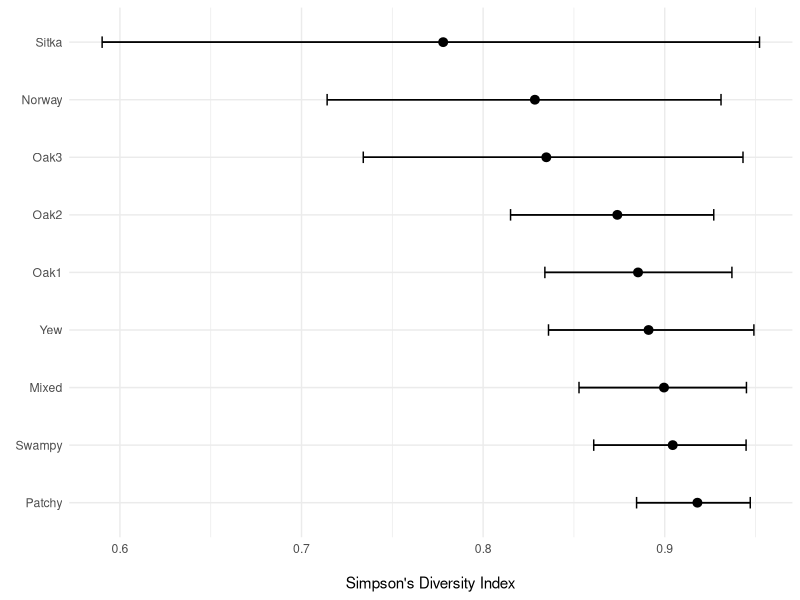
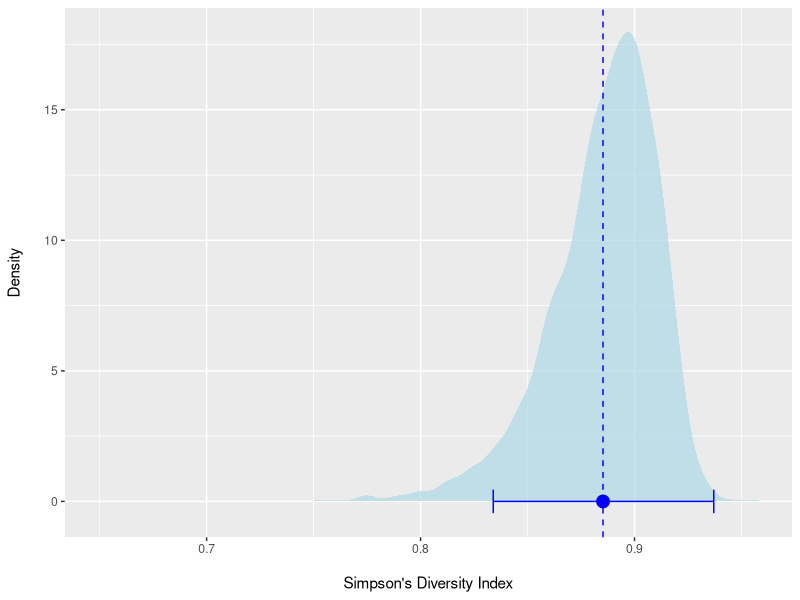
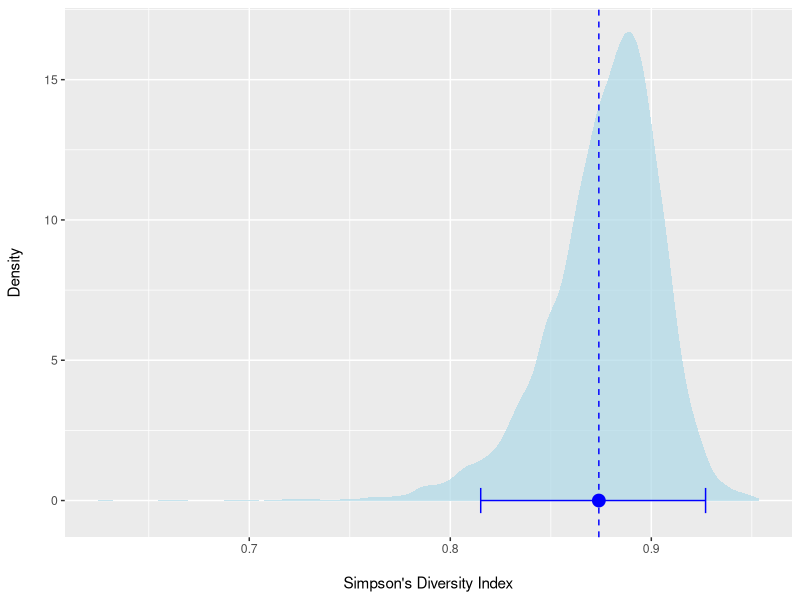
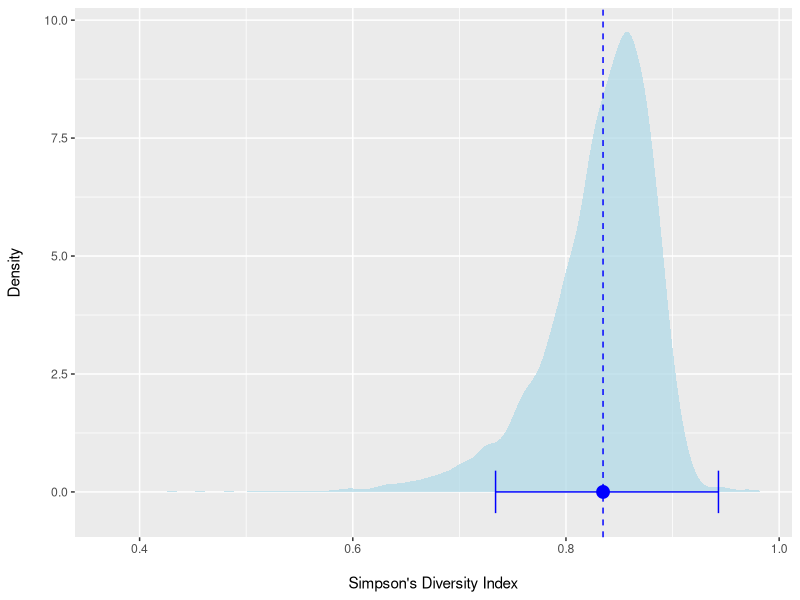
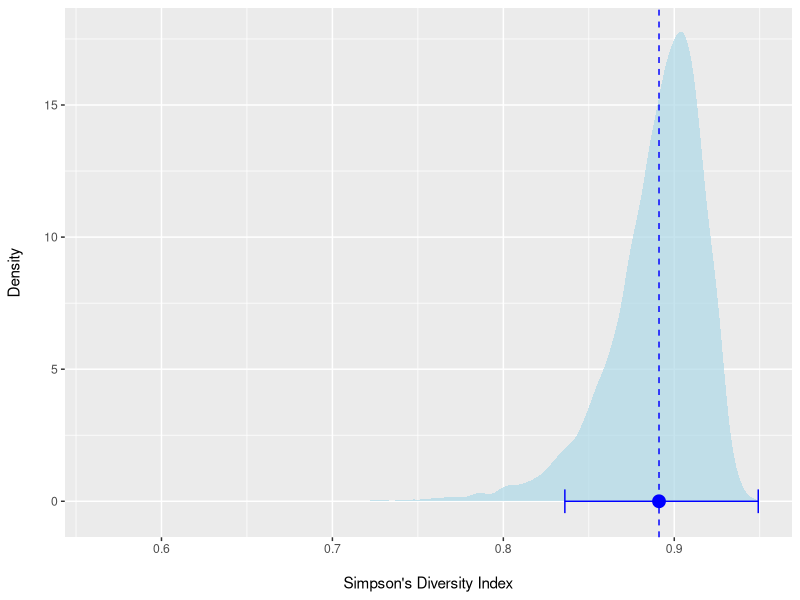
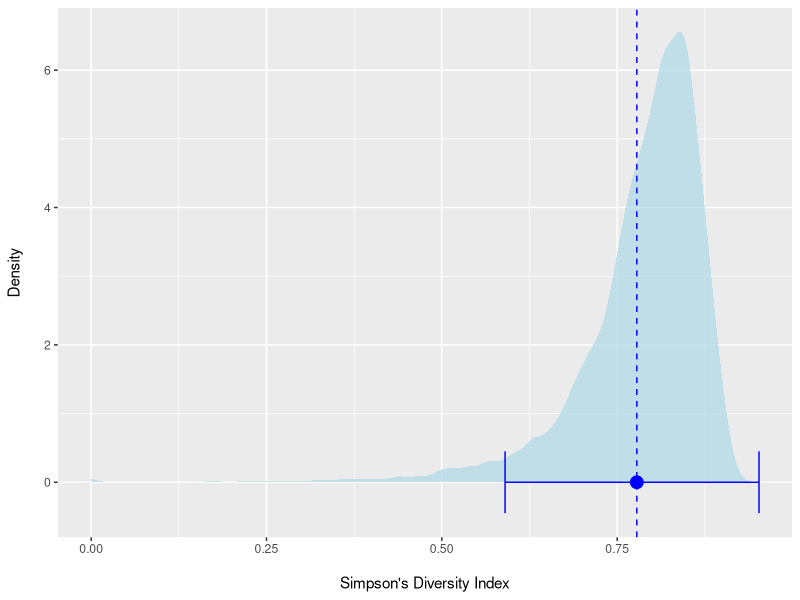
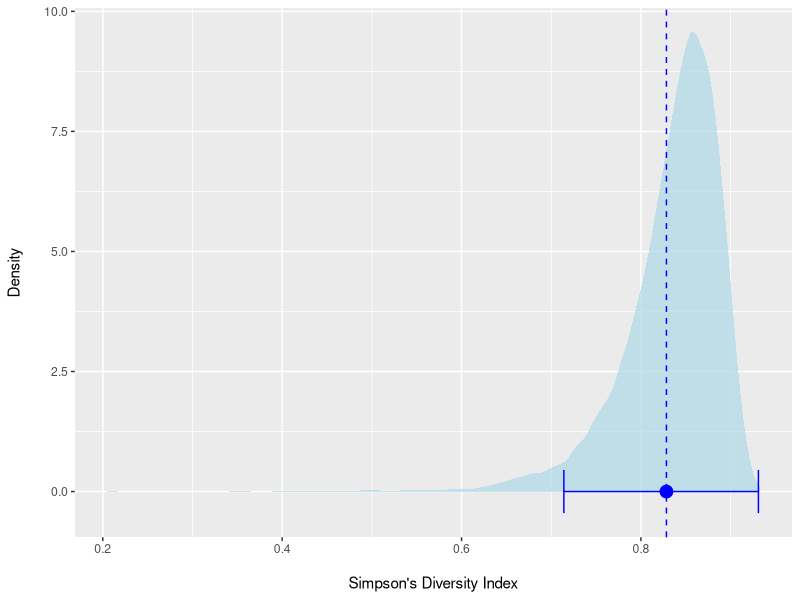
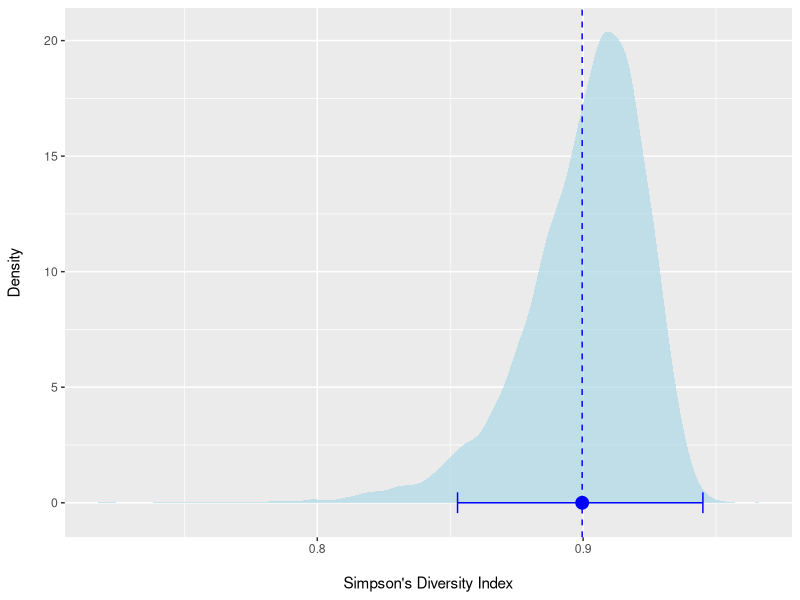

Source code (R) for these figures, in order:
## ---- chunk 1
knitr::opts_chunk$set(echo = T, message=F, warning=F)
## ---- chunk 2
library(boot)
library(tidyverse)

birds <- read_csv("Data/KillarneyBirds.csv")
## ---- chunk 3
# Simpson's Diversity Index Function Bootstrapping
sdiBootFunc <- function(x, indicies) {
  y <- x[indicies]
  N <- sum(y)
  D <- 1 - sum(y*(y-1)) / (N*(N-1))
  D
}

# Single Variable Bootstrapping using boot()
sdiOakBoot <- boot(birds$Oak1, sdiBootFunc, R=1e4)
## ---- chunk 4
# Multi-Variable Function Bootstrapping
results <- lapply(birds[-1],  boot, statistic = sdiBootFunc, R = 1e4) # calculates SDI for each habitat, drops species column
results.ci <- lapply(results, boot.ci, type = "norm") # calculates normal confidence intervals for each habitat
## ---- chunk 5
results.df <- data.frame(row.names = 1:9,
                         Habitat = names(results),
                         SDI = round(sapply(results, function(x) x$t0),4),
                         CI.lower = round(sapply(results.ci, function(x) x$normal[2]),4),
                         CI.upper = round(sapply(results.ci, function(x) x$normal[3]),4))

ggplot(data = results.df, mapping = aes(x=SDI,y=reorder(Habitat,-SDI), xmin = CI.lower, xmax = CI.upper)) +
  geom_errorbar(width = 0.2) +
  geom_pointrange() +
  labs(x="\nSimpson's Diversity Index",y=element_blank()) +
  theme_minimal()
## ---- chunk 6
# Habitat counts
birds.tally <- birds %>%
  summarize_each(Oak1:Swampy, fun = sum) %>%
  gather(key = Habitat, value = Count) %>%
  arrange(Count)

kableExtra::kable(birds.tally)
## ---- chunk 7
ggplot() + geom_density(mapping=aes(x=results$Oak1$t),
                        fill="lightblue",color=NA,alpha=0.7) + 
  geom_vline(xintercept = results$Oak1$t0,color="blue",linetype="dashed") +
  labs(x="\nSimpson's Diversity Index",y="Density\n") +
  geom_errorbarh(mapping=aes(xmin=results.ci$Oak1$normal[2],
                             xmax=results.ci$Oak1$normal[3],
                             y=0),
                 color="blue") +
  geom_point(mapping=aes(x = results$Oak1$t0,y=0),
             color="blue",size=4)
## ---- chunk 8
ggplot() + geom_density(mapping=aes(x=results$Oak2$t),
                        fill="lightblue",color=NA,alpha=0.7) + 
  geom_vline(xintercept = results$Oak2$t0,color="blue",linetype="dashed") +
  labs(x="\nSimpson's Diversity Index",y="Density\n") +
  geom_errorbarh(mapping=aes(xmin=results.ci$Oak2$normal[2],
                             xmax=results.ci$Oak2$normal[3],
                             y=0),
                 color="blue") +
  geom_point(mapping=aes(x = results$Oak2$t0,y=0),
             color="blue",size=4)
## ---- chunk 9
ggplot() + geom_density(mapping=aes(x=results$Oak3$t),
                        fill="lightblue",color=NA,alpha=0.7) + 
  geom_vline(xintercept = results$Oak3$t0,color="blue",linetype="dashed") +
  labs(x="\nSimpson's Diversity Index",y="Density\n") +
  geom_errorbarh(mapping=aes(xmin=results.ci$Oak3$normal[2],
                             xmax=results.ci$Oak3$normal[3],
                             y=0),
                 color="blue") +
  geom_point(mapping=aes(x = results$Oak3$t0,y=0),
             color="blue",size=4)
## ---- chunk 10
ggplot() + geom_density(mapping=aes(x=results$Yew$t),
                        fill="lightblue",color=NA,alpha=0.7) + 
  geom_vline(xintercept = results$Yew$t0,color="blue",linetype="dashed") +
  labs(x="\nSimpson's Diversity Index",y="Density\n") +
  geom_errorbarh(mapping=aes(xmin=results.ci$Yew$normal[2],
                             xmax=results.ci$Yew$normal[3],
                             y=0),
                 color="blue") +
  geom_point(mapping=aes(x = results$Yew$t0,y=0),
             color="blue",size=4)
## ---- chunk 11
ggplot() + geom_density(mapping=aes(x=results$Sitka$t),
                        fill="lightblue",color=NA,alpha=0.7) + 
  geom_vline(xintercept = results$Sitka$t0,color="blue",linetype="dashed") +
  labs(x="\nSimpson's Diversity Index",y="Density\n") +
  geom_errorbarh(mapping=aes(xmin=results.ci$Sitka$normal[2],
                             xmax=results.ci$Sitka$normal[3],
                             y=0),
                 color="blue") +
  geom_point(mapping=aes(x = results$Sitka$t0,y=0),
             color="blue",size=4)
## ---- chunk 12
ggplot() + geom_density(mapping=aes(x=results$Norway$t),
                        fill="lightblue",color=NA,alpha=0.7) + 
  geom_vline(xintercept = results$Norway$t0,color="blue",linetype="dashed") +
  labs(x="\nSimpson's Diversity Index",y="Density\n") +
  geom_errorbarh(mapping=aes(xmin=results.ci$Norway$normal[2],
                             xmax=results.ci$Norway$normal[3],
                             y=0),
                 color="blue") +
  geom_point(mapping=aes(x = results$Norway$t0,y=0),
             color="blue",size=4)
## ---- chunk 13
ggplot() + geom_density(mapping=aes(x=results$Mixed$t),
                        fill="lightblue",color=NA,alpha=0.7) + 
  geom_vline(xintercept = results$Mixed$t0,color="blue",linetype="dashed") +
  labs(x="\nSimpson's Diversity Index",y="Density\n") +
  geom_errorbarh(mapping=aes(xmin=results.ci$Mixed$normal[2],
                             xmax=results.ci$Mixed$normal[3],
                             y=0),
                 color="blue") +
  geom_point(mapping=aes(x = results$Mixed$t0,y=0),
             color="blue",size=4)
## ---- chunk 14
ggplot() + geom_density(mapping=aes(x=results$Patchy$t),
                        fill="lightblue",color=NA,alpha=0.7) + 
  geom_vline(xintercept = results$Patchy$t0,color="blue",linetype="dashed") +
  labs(x="\nSimpson's Diversity Index",y="Density\n") +
  geom_errorbarh(mapping=aes(xmin=results.ci$Patchy$normal[2],
                             xmax=results.ci$Patchy$normal[3],
                             y=0),
                 color="blue") +
  geom_point(mapping=aes(x = results$Patchy$t0,y=0),
             color="blue",size=4)
## ---- chunk 15
ggplot() + geom_density(mapping=aes(x=results$Swampy$t),
                        fill="lightblue",color=NA,alpha=0.7) + 
  geom_vline(xintercept = results$Swampy$t0,color="blue",linetype="dashed") +
  labs(x="\nSimpson's Diversity Index",y="Density\n") +
  geom_errorbarh(mapping=aes(xmin=results.ci$Swampy$normal[2],
                             xmax=results.ci$Swampy$normal[3],
                             y=0),
                 color="blue") +
  geom_point(mapping=aes(x = results$Swampy$t0,y=0),
             color="blue",size=4)
